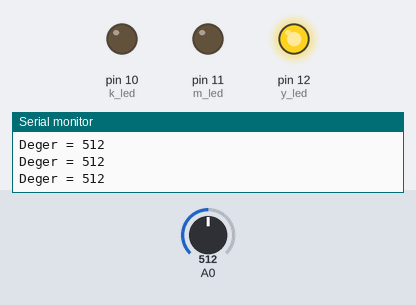
This sketch was run on a simulated Arduino Uno, built with avr-gcc and run on an emulated ATmega328P. On the bench: output pins drawn as LEDs (lit = HIGH), the last lines printed to the serial monitor. The test bench sets the inputs (shaded band); at power-on: A0 = 512.

Above: at 1.2 s.
1.3 s: A0 set to 493
At 1.9 s:
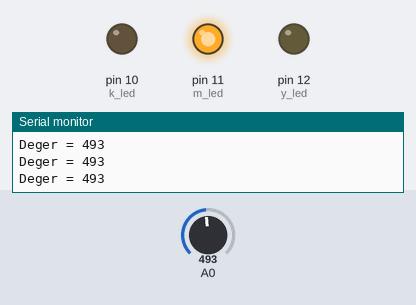
2.8 s: A0 set to 264
4.3 s: A0 set to 242
At 5.4 s:
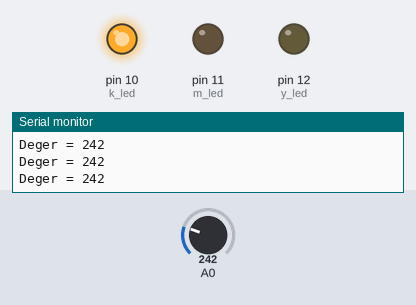
5.8 s: A0 set to 260
At 6.1 s:
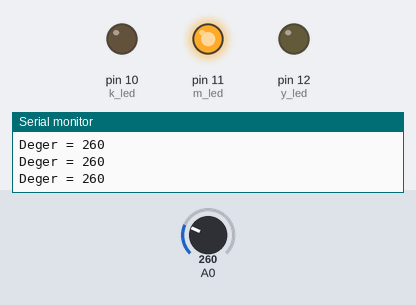
7.3 s: A0 set to 240
At 8.4 s:
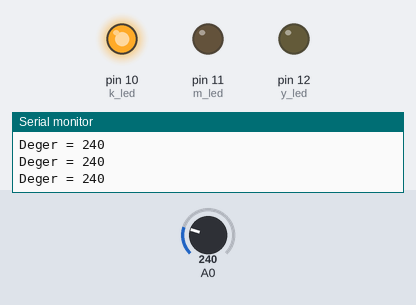
Timing chart, 0 to 9.8 s (numbered marks = the images above; inputs shaded):
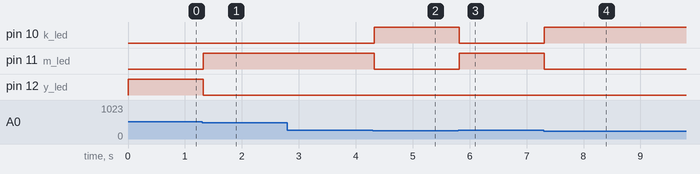

The sketch:

PotansiyometreIleLedYakma.ino
```cpp
#define k_led 10
#define m_led 11
#define y_led 12
int deger = 0;
void setup() {
  pinMode(A0,INPUT);
  Serial.begin(9600);

  //Ledler
  pinMode(k_led,OUTPUT);
  pinMode(y_led,OUTPUT);
  pinMode(m_led,OUTPUT);
}

void loop() {
  deger = analogRead(A0);

  Serial.print("Deger = ");
  Serial.println(deger);
  if(deger <=250){
    digitalWrite(k_led,1);
    digitalWrite(m_led,0);
    digitalWrite(y_led,0);
  }
  else if(deger <=500 && deger > 250){
    digitalWrite(k_led,0);
    digitalWrite(m_led,1);
    digitalWrite(y_led,0);
  }
  else if(deger <= 1024 && deger > 500){
    digitalWrite(k_led,0);
    digitalWrite(m_led,0);
    digitalWrite(y_led,1);
  }
  else if (deger == 0){
    digitalWrite(k_led,0);
    digitalWrite(m_led,0);
    digitalWrite(y_led,0);
  }
}
```

Measured:
- the behaviour switches between 501 and 500 on A0 (found by bisection; images 0 and 1)
- the behaviour switches between 251 and 250 on A0 (found by bisection; images 1 and 2)
- after the input at 1.3 s, pin 11 (m_led): LOW → HIGH at once; pin 12 (y_led): HIGH → LOW at once
- after the input at 4.3 s, pin 10 (k_led): LOW → HIGH at once; pin 11 (m_led): HIGH → LOW at once
- after the input at 5.8 s, pin 10 (k_led): HIGH → LOW at once; pin 11 (m_led): LOW → HIGH at once
- after the input at 7.3 s, pin 10 (k_led): LOW → HIGH at once; pin 11 (m_led): HIGH → LOW at once
